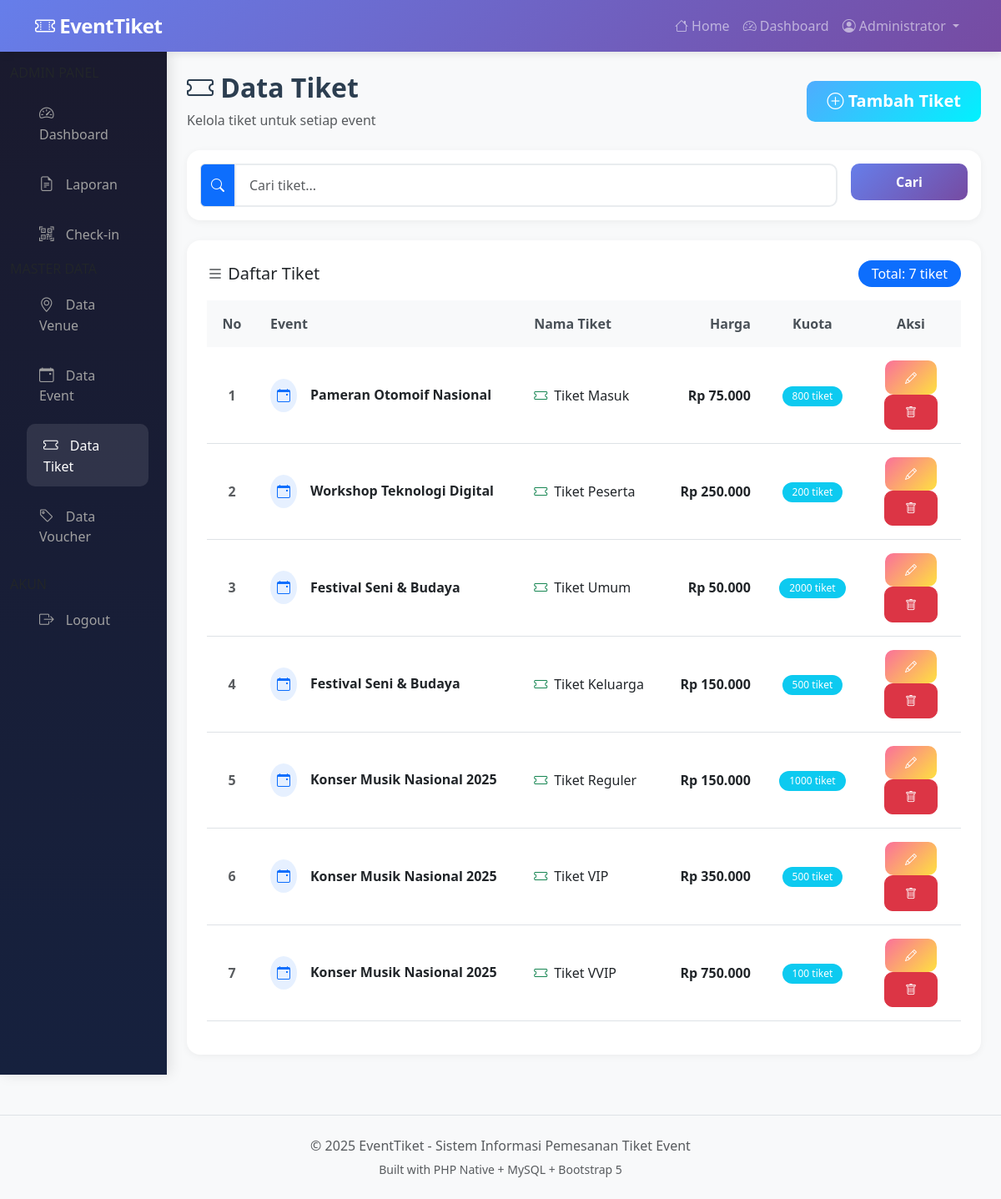
Screenshot of /index.php?p=admin_tiket (signed in) with the database file from the repository.
### tables this page shows
CREATE TABLE `tiket` (
  `id_tiket` int NOT NULL,
  `id_event` int DEFAULT NULL,
  `nama_tiket` varchar(50) NOT NULL,
  `harga` int NOT NULL,
  `kuota` int NOT NULL
);

CREATE TABLE `event` (
  `id_event` int NOT NULL,
  `nama_event` varchar(150) NOT NULL,
  `tanggal` date NOT NULL,
  `id_venue` int DEFAULT NULL
);

### pages/admin/tiket_list.php (the view, shortened to what this page needs)
<?php
$search      = isset($_GET['search']) ? mysqli_real_escape_string($conn, $_GET['search']) : '';
$where       = $search ? "WHERE t.nama_tiket LIKE '%$search%' OR e.nama_event LIKE '%$search%'" : '';
$limit       = 10;
$cur_page    = isset($_GET['page']) ? (int)$_GET['page'] : 1;
$offset      = ($cur_page - 1) * $limit;
$total_data  = mysqli_fetch_assoc(mysqli_query($conn, "SELECT COUNT(*) as total FROM tiket t JOIN event e ON t.id_event = e.id_event $where"))['total'];
$query       = mysqli_query($conn, "SELECT t.*, e.nama_event FROM tiket t JOIN event e ON t.id_event = e.id_event $where ORDER BY e.tanggal DESC LIMIT $limit OFFSET $offset");
?>
<div class="container-fluid"><div class="row">
    <?php include 'pages/admin/_sidebar.php'; ?>
    <main class="col-md-10 ms-sm-auto px-md-4 py-4">
        <div class="d-flex justify-content-between align-items-center mb-4">
            <div><h2 class="page-title"><i class="bi bi-ticket"></i> Data Tiket</h2><p class="text-muted mb-0">Kelola tiket untuk setiap event</p></div>
            <a href="?p=admin_tiket_tambah" class="btn btn-success btn-lg"><i class="bi bi-plus-circle"></i> Tambah Tiket</a>
        </div>
        <div class="card mb-4"><div class="card-body">
            <form method="GET" class="row g-3">
                <div class="col-md-10"><div class="input-group"><span class="input-group-text bg-primary text-white"><i class="bi bi-search"></i></span><input type="text" name="search" class="form-control" placeholder="Cari tiket..." value="<?= htmlspecialchars($search) ?>"></div></div>
                <div class="col-md-2"><button type="submit" class="btn btn-primary w-100">Cari</button></div>
            </form>
        </div></div>
        <div class="table-container">
            <div class="d-flex justify-content-between align-items-center mb-3">
                <h5 class="mb-0"><i class="bi bi-list"></i> Daftar Tiket</h5>
                <span class="badge bg-primary fs-6">Total: <?= $total_data ?> tiket</span>
            </div>
            <?php if (mysqli_num_rows($query) > 0): ?>
                <div class="table-responsive">
                    <table class="table table-hover align-middle">
                        <thead><tr><th width="60" class="text-center">No</th><th>Event</th><th>Nama Tiket</th><th class="text-end">Harga</th><th class="text-center">Kuota</th><th class="text-center" width="120">Aksi</th></tr></thead>
                        <tbody>
                            <?php $no = $offset + 1; while ($row = mysqli_fetch_assoc($query)): ?>
                            <tr>
                                <td class="text-center fw-bold text-muted"><?= $no++ ?></td>
                                <td><div class="d-flex align-items-center"><div class="bg-primary bg-opacity-10 rounded-circle p-2 me-3"><i class="bi bi-calendar-event text-primary"></i></div><h6 class="mb-0 fw-bold"><?= htmlspecialchars($row['nama_event']) ?></h6></div></td>
                                <td><i class="bi bi-ticket text-success me-2"></i><?= htmlspecialchars($row['nama_tiket']) ?></td>
                                <td class="text-end fw-bold">Rp <?= number_format($row['harga'], 0, ',', '.') ?></td>
                                <td class="text-center"><span class="badge bg-info"><?= $row['kuota'] ?> tiket</span></td>
                                <td class="text-center">
                                    <a href="?p=admin_tiket_edit&id=<?= $row['id_tiket'] ?>" class="btn btn-warning btn-sm"><i class="bi bi-pencil"></i></a>
                                    <a href="?p=admin_tiket&hapus=<?= $row['id_tiket'] ?>&page=<?= $cur_page ?>&search=<?= urlencode($search) ?>" class="btn btn-danger btn-sm" onclick="return confirm('Yakin hapus?')"><i class="bi bi-trash"></i></a>
                                </td>
                            </tr>
                            <?php endwhile; ?>
                        </tbody>
                    </table>
                </div>
            <?php else: ?>
                <div class="text-center py-5"><i class="bi bi-ticket fs-1 text-muted"></i><h5 class="text-muted mt-3"><?= $search ? 'Tiket tidak ditemukan' : 'Belum ada data tiket' ?></h5></div>
            <?php endif; ?>
        </div>
    </main>
</div></div>

### includes/header.php (style rules this page uses)
:root { --primary-gradient: linear-gradient(135deg, #667eea 0%, #764ba2 100%); --secondary-gradient: linear-gradient(135deg, #f093fb 0%, #f5576c 100%); --success-gradient: linear-gradient(135deg, #4facfe 0%, #00f2fe 100%); --warning-gradient: linear-gradient(135deg, #fa709a 0%, #fee140 100%); }
body { font-family: 'Segoe UI', Tahoma, Geneva, Verdana, sans-serif; background-color: #f8f9fa; }
.btn { border-radius: 10px; font-weight: 600; padding: 0.6rem 1.5rem; transition: all 0.3s ease; }
.btn-primary { background: var(--primary-gradient); border: none; }
.btn-success { background: var(--success-gradient); border: none; }
.btn-warning { background: var(--warning-gradient); border: none; color: white; }
.table-container { background: white; border-radius: 16px; padding: 1.5rem; box-shadow: 0 2px 10px rgba(0, 0, 0, 0.05); }
.table thead th { background: #f8f9fa; border: none; font-weight: 600; color: #495057; padding: 1rem; }
.table tbody td { padding: 1rem; vertical-align: middle; }
.badge { padding: 0.5em 1em; border-radius: 20px; font-weight: 500; }
.form-control, .form-select { border-radius: 10px; border: 2px solid #e9ecef; padding: 0.75rem 1rem; transition: all 0.3s ease; }
.page-title { font-weight: 700; color: #2c3e50; margin-bottom: 0.5rem; }
.card { border: none; border-radius: 16px; box-shadow: 0 2px 10px rgba(0, 0, 0, 0.05); }

### rows the page displays
tiket: id_event.nama_event "Pameran Otomoif Nasional", nama_tiket "Tiket Masuk", harga "75.000", kuota "800"
tiket: id_event.nama_event "Workshop Teknologi Digital", nama_tiket "Tiket Peserta", harga "250.000", kuota "200"
tiket: id_event.nama_event "Festival Seni & Budaya", nama_tiket "Tiket Umum", harga "50.000", kuota "2000"
tiket: id_event.nama_event "Festival Seni & Budaya", nama_tiket "Tiket Keluarga", harga "150.000", kuota "500"
tiket: id_event.nama_event "Konser Musik Nasional 2025", nama_tiket "Tiket Reguler", harga "150.000", kuota "1000"
tiket: id_event.nama_event "Konser Musik Nasional 2025", nama_tiket "Tiket VIP", harga "350.000", kuota "500"
tiket: id_event.nama_event "Konser Musik Nasional 2025", nama_tiket "Tiket VVIP", harga "750.000", kuota "100"

### other values shown
$_SESSION['nama'] "Administrator"
$item['label'] "Dashboard"
$item['label'] "Laporan"
$item['label'] "Check-in"
$item['label'] "Data Venue"
$item['label'] "Data Event"
$item['label'] "Data Tiket"
$item['label'] "Data Voucher"
$total_data "7"
